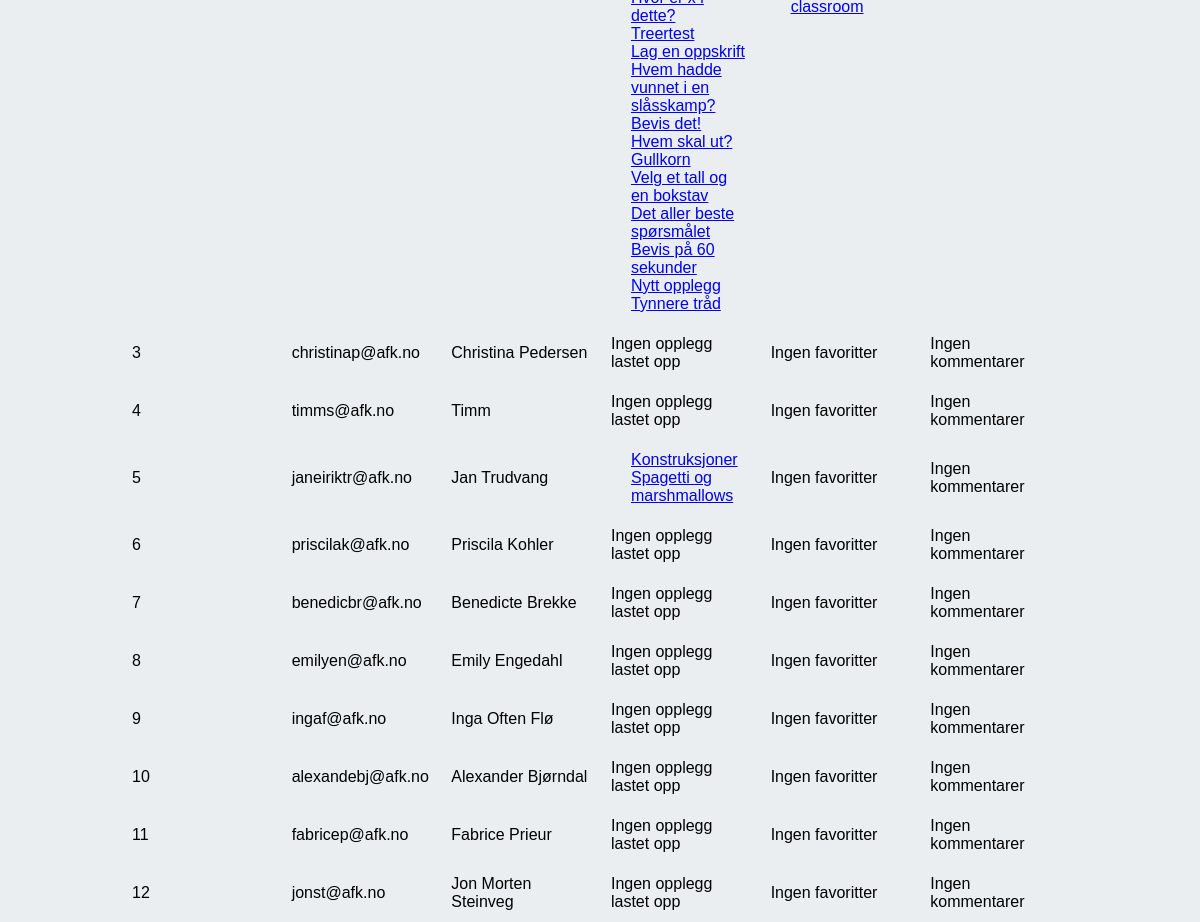
Page /brukere (signed in, middle part) on the earlier database version.
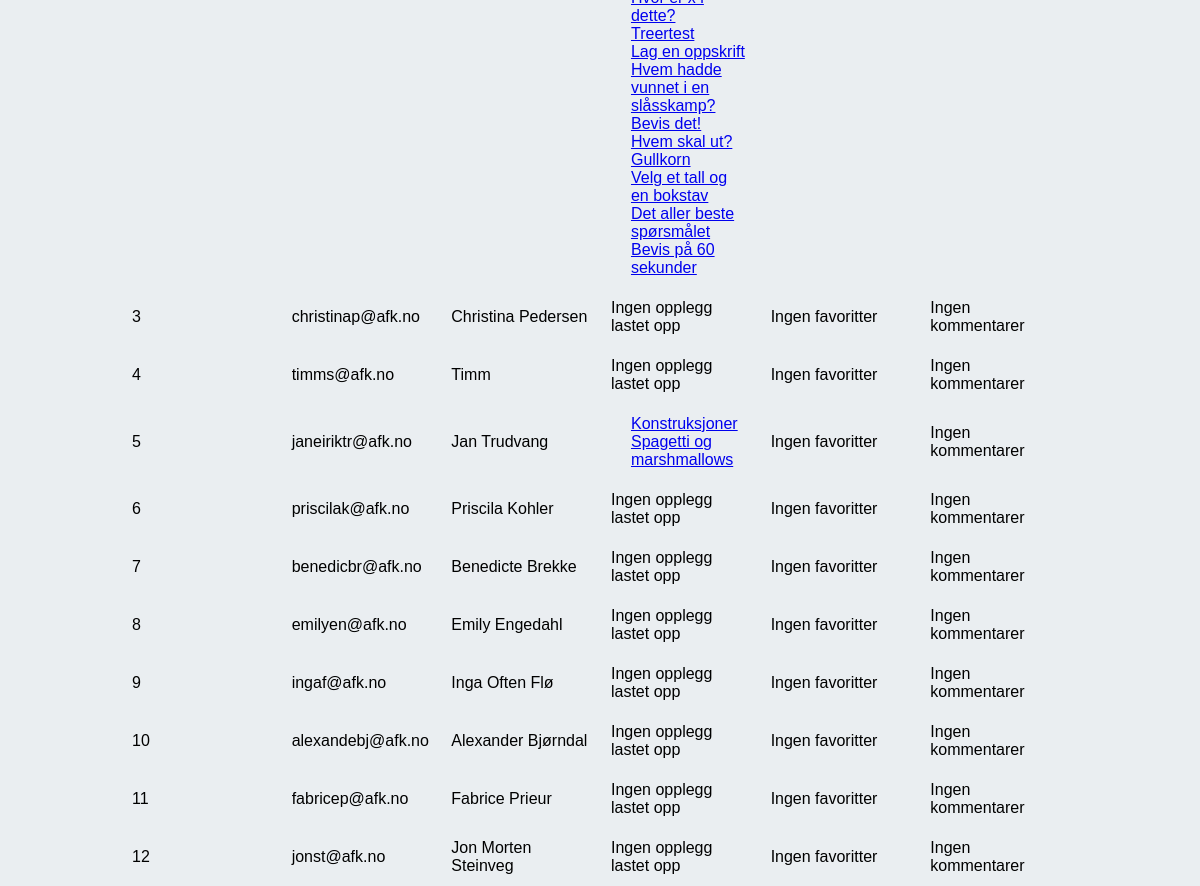
Same page on the later database version.
### website/models.py (models this page shows)
class Opplegg(db.Model):
    __tablename__ = "opplegg"
    id = db.Column(db.Integer, primary_key=True)
    name = db.Column(db.String(1000))
    data = db.Column(db.String(10000))
    date = db.Column(db.DateTime(timezone=True), default=func.now())
    user_id = db.Column(db.Integer, db.ForeignKey('user.id'))
    traits = db.relationship('Trait', secondary=opplegg_traits, backref='opplegg')
    comments = db.relationship('Comment', back_populates='opplegg')

class User(db.Model, UserMixin):
    __tablename__ = 'user'
    id = db.Column(db.Integer, primary_key=True)
    email = db.Column(db.String(150), unique=True)
    password = db.Column(db.String(150))
    first_name = db.Column(db.String(150))
    role = db.Column(db.String(50), default='user')
    is_email_confirmed = db.Column(db.Boolean, default=False)
    opplegg = db.relationship('Opplegg')
    favorites = db.relationship('Opplegg', secondary=opplegg_user_favorites, backref='user_favorite')
    comments = db.relationship('Comment', back_populates='user')

### website/views.py (the view)
@views.route('/brukere', methods=['GET'])
@login_required
def admin_users():
    if current_user.role != 'admin':
        abort(403)  # Forbidden access if the user is not an admin
    users = User.query.all()
    user_data = []
    for user in users:
        user_opplegg = user.opplegg  # All opplegg linked to the user
        user_favorites = user.favorites  # All favorites linked to the user
        user_data.append({
            'user': user,
            'opplegg': user_opplegg,
            'favorites': user_favorites
        })
    return render_template('brukere.html', user=current_user, user_data=user_data)

### website/__init__.py (called while the page is built)
def create_app():
    app = Flask(__name__)
    app.config['SECRET_KEY'] = '8a7df6oliqwjh5l'
    app.config['SQLALCHEMY_DATABASE_URI'] = f'sqlite:///{DB_NAME}'
    db.init_app(app)
    migrate = Migrate(app, db)
    from .views import views
    from .auth import auth
    app.register_blueprint(views, url_prefix='/')
    app.register_blueprint(auth, url_prefix='/')
    from .models import User, Opplegg, Trait
    create_database(app)
    login_manager = LoginManager()
    login_manager.login_view = 'auth.login'
    login_manager.init_app(app)
    login_manager.login_message = "Funksjonen du prøvde å bruke krever innlogging."
    @login_manager.user_loader
    def load_user(id):
        return User.query.get(int(id))
    @app.errorhandler(403)
    def forbidden(error):
        return jsonify({'error': 'Ingen tilgang'}), 403
    return app

### website/templates/brukere.html (shortened to what this page needs)
{% extends "base.html" %}
{% block content %}
<div class="container">
    <table class="table table-striped table-bordered">
        <tbody>
            {% for data in user_data %}
                <tr>
                    <td>{{ data.user.id }}</td>
                    <td>{{ data.user.email }}</td>
                    <td>{{ data.user.first_name }}</td>
                    <td>
                        {% if data.opplegg %}
                            <ul class="list-unstyled">
                                {% for opp in data.opplegg %}
                                    <li>
                                        <a href="{{ url_for('views.se_opplegg', opplegg_id=opp.id) }}">
                                            {{ opp.name }}
                                        </a>
                                    </li>
                                {% endfor %}
                            </ul>
                        {% else %}
                            Ingen opplegg lastet opp
                        {% endif %}
                    </td>
                    <td>
                        {% if data.favorites %}
                            <ul class="list-unstyled">
                                {% for favorite in data.favorites %}
                                    <li>
                                        <a href="{{ url_for('views.se_opplegg', opplegg_id=favorite.id) }}">
                                        </a>
                                    </li>
                                {% endfor %}
                            </ul>
                        {% else %}
                            Ingen favoritter
                        {% endif %}
                    </td>
                    <td>
                    {% if data.user.comments %}
                        <ul class="list-unstyled">
                            {% for comment in data.user.comments %}
                                <li>
                                    {{ comment.content|truncate(50) }}
                                    <a href="{{ url_for('views.se_opplegg', opplegg_id=comment.opplegg.id) }}"> (View Opplegg) </a>
                                </li>
                            {% endfor %}
                        </ul>
                    {% else %}
                        Ingen kommentarer
                    {% endif %}
                </td>
                </tr>
            {% endfor %}
        </tbody>
    </table>
</div>
{% endblock %}

Differences in the rows shown:
removed Opplegg: name "Nytt opplegg"
removed Opplegg: name "Tynnere tråd"
